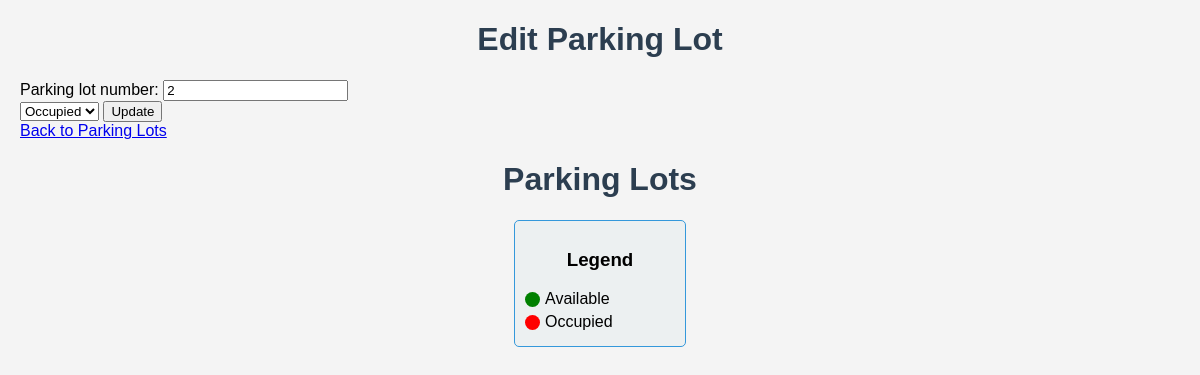
/api/parking-lots/edit/2/, run on an earlier commit of the app's database.
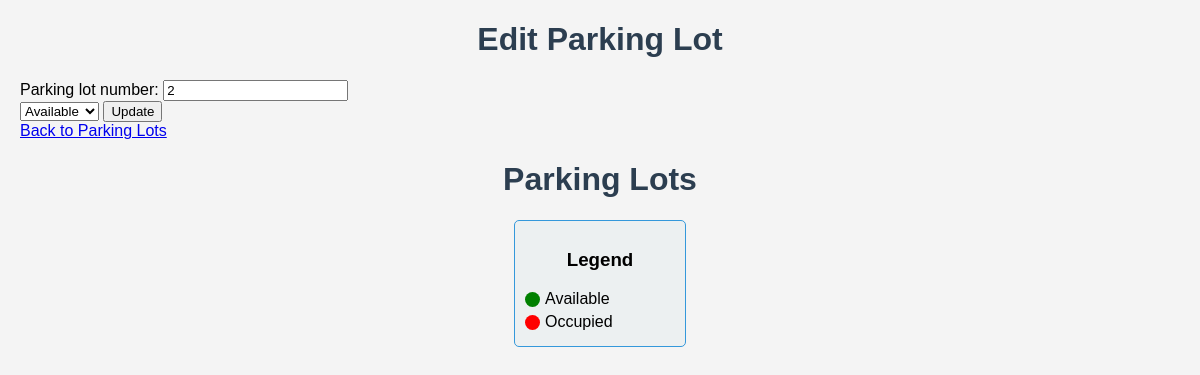
And on a later commit of the database.
### myapp/models.py (models this page shows, shortened)
class ParkingLot(models.Model):
    STATUS_CHOICES = [
        ('Available', 'Available'),
        ('Occupied', 'Occupied')
    ]
    parking_lot_id = models.AutoField(primary_key=True)
    parking_area = models.ForeignKey('ParkingArea', related_name='parking_lots', on_delete=models.CASCADE)
    parking_lot_number = models.CharField(max_length=10)
    parking_lot_status = models.CharField(max_length=20, choices=STATUS_CHOICES, default='Available')
    user = models.ForeignKey('User', null=True, blank=True, on_delete=models.SET_NULL)  # ForeignKey to User
    vehicle = models.ForeignKey('Vehicle', null=True, blank=True, on_delete=models.SET_NULL)  # ForeignKey to Vehicle

### myapp/views.py (the view)
# urls.py: path('parking-lots/edit/<int:pk>/', views.parking_lot_update, name='parking_lot_update'),
def parking_lot_update(request, pk):
    lot = get_object_or_404(ParkingLot, pk=pk)
    parking_area = lot.parking_area  # Get the associated parking area
    if request.method == 'POST':
        form = ParkingLotForm(request.POST, instance=lot)
        if form.is_valid():
            form.save()
            return redirect('parking_lot_list', area_id=parking_area.pk)
    else:
        form = ParkingLotForm(instance=lot)
    return render(request, 'parking/parking_lot_form.html', {
        'form': form,
        'lot': lot,
        'parking_area': parking_area,  # Pass the parking_area to the template
    })

### myapp/forms.py (shortened to what this page needs)
class ParkingLotForm(forms.ModelForm):
    class Meta:
        model = ParkingLot
        fields = ['parking_lot_number', 'parking_lot_status']  # adjust based on your model
    def __init__(self, *args, **kwargs):
        self.parking_area = kwargs.pop('parking_area', None)
        super().__init__(*args, **kwargs)

### myapp/templates/parking/parking_lot_form.html (shortened to what this page needs)
<!DOCTYPE html>
<html lang="en">
<head>
</head>
<body>
    <h1>{% if lot %}Edit Parking Lot{% else %}Add Parking Lot{% endif %}</h1>
    <form method="post">
        <div>
            {{ form.parking_lot_number.label }}: {{ form.parking_lot_number }}
        </div>
        {{ form.parking_lot_status }}
        <button type="submit">{% if lot %}Update{% else %}Create{% endif %}</button>
    </form>
    <a href="{% url 'parking_lot_list' area_id=parking_area.pk %}">Back to Parking Lots</a>
</body>
</html>
<!DOCTYPE html>
<html lang="en">
<head>
</head>
<body>
    <h1>Parking Lots</h1>
    <div class="lot-container">
        <div class="legend">
            <h3>Legend</h3>
            <div class="legend-item"><span class="legend-color vacant"></span> Available</div>
            <div class="legend-item"><span class="legend-color occupied"></span> Occupied</div>
        </div>
    </div>
</body>
</html>

What changed in the data, as far as the page shows it:
changed ParkingLot: parking_lot_status "Occupied" → "Available"
